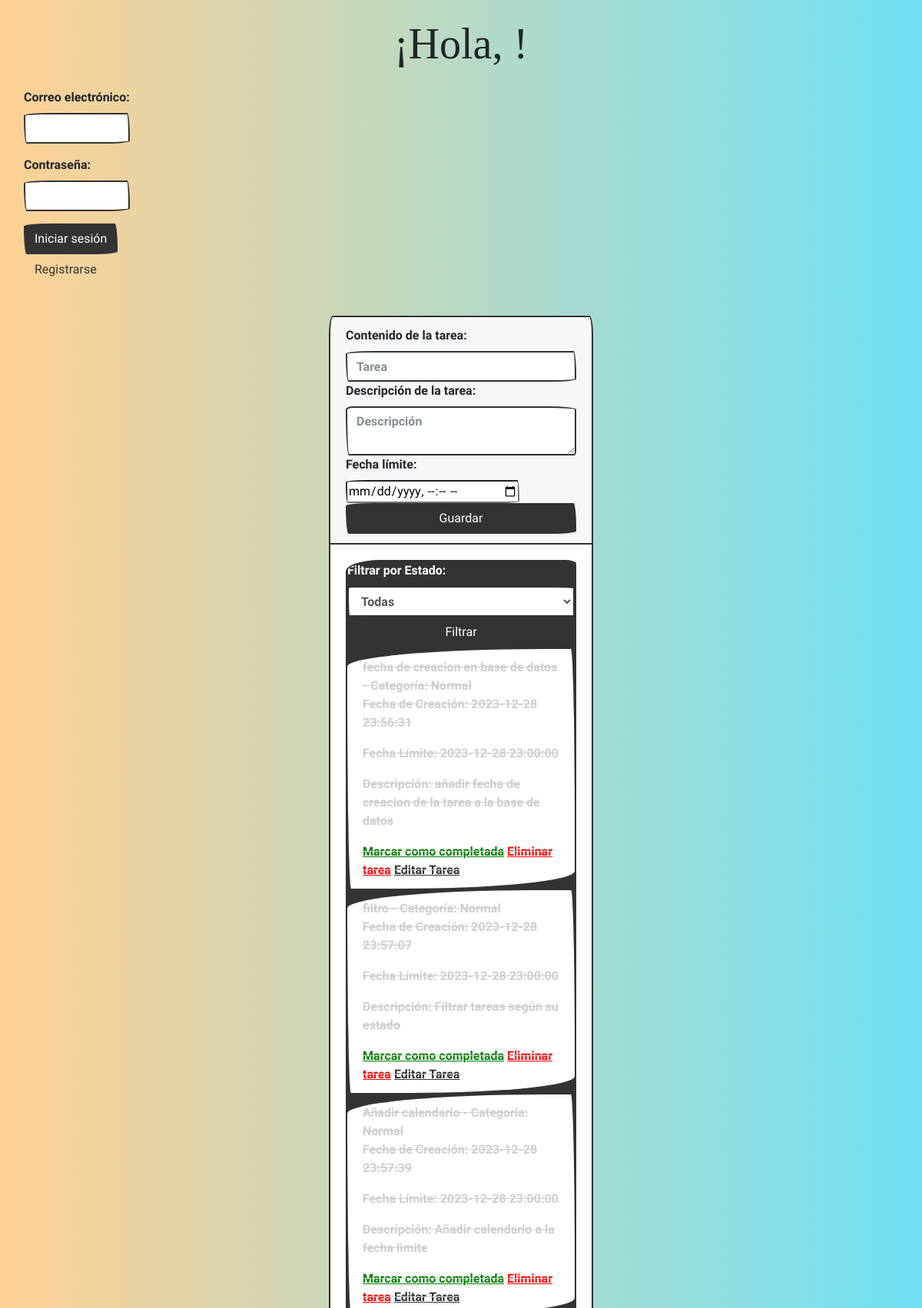
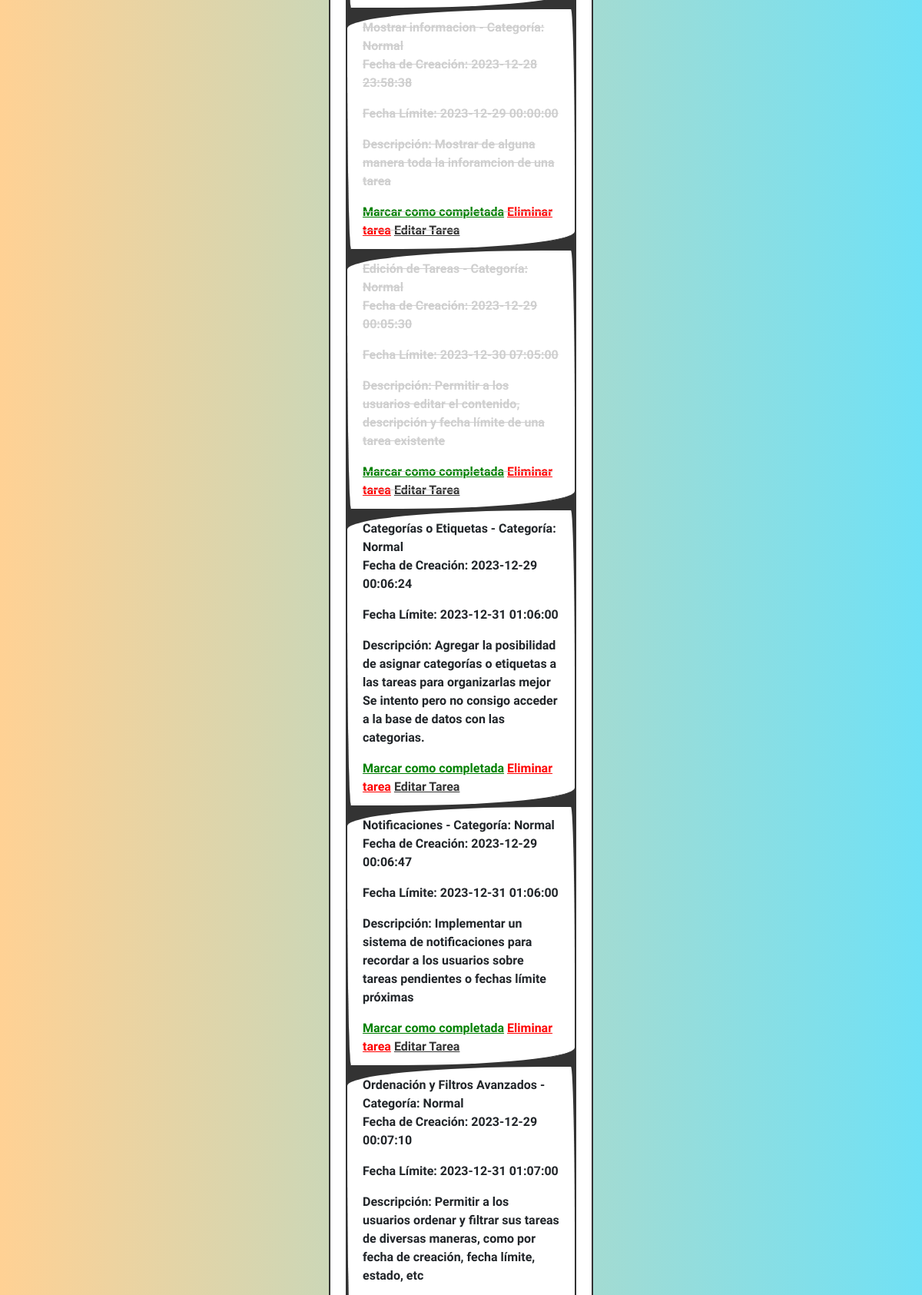
The page / (upper part) on the database its author committed (2 pictures, top to bottom).
### models.py (models this page shows, shortened)
class Tarea(Base):
    __tablename__ = "tarea"
    id = Column(Integer, primary_key=True,autoincrement=True)
    contenido = Column(String(200), nullable=False)
    hecha = Column(Boolean)
    fecha_creacion = Column(DateTime, default=func.now())
    fecha_limite = Column(DateTime, nullable=True)
    descripcion = Column(Text)
    categoria_id = Column(Integer, ForeignKey('categoria.id'))
    categoria = relationship('Categoria', back_populates='tareas')
    eliminada = Column(Boolean, default=False)
    usuario_id = Column(Integer, ForeignKey('usuario.id'))
    usuario = relationship('Usuario', back_populates='tareas')

class Categoria(Base):
    __tablename__ = 'categoria'
    id = Column(Integer, primary_key=True)
    nombre = Column(String, nullable=False)
    tareas = relationship('Tarea', back_populates='categoria')

### main.py (the view)
@app.route('/')
def home():
    todas_las_tareas = db_session.query(Tarea).filter_by(eliminada=False).all()
    usuario_actual = None
    if 'usuario_id' in session:
        usuario_actual = Usuario.query.get(session['usuario_id'])
    return render_template('index.html', lista_de_tareas=todas_las_tareas, datetime=datetime, usuario_actual=usuario_actual)

### templates/index.html (shortened to what this page needs)
<!DOCTYPE html>
<html lang="es">
<head>
    <h1 class="display-4 text-center mt-4 titulo">¡Hola, {{ usuario_actual.nombre }}!</h1>
    <link rel="stylesheet" href="{{url_for('static', filename='main.css')}}">
    <link rel="stylesheet" href="https://cdn.jsdelivr.net/npm/bootswatch@4.5.2/dist/sketchy/bootstrap.min.css">
</head>
<body>
    <div class="col-md-2">
        <form method="POST" action="{{ url_for('login') }}" class="p-3">
            <div class="form-group">
                <label for="email">Correo electrónico:</label>
                <input type="email" class="form-control" id="email" name="email" required>
            </div>
            <div class="form-group">
                <label for="password">Contraseña:</label>
                <input type="password" class="form-control" id="password" name="password" required>
            </div>
            <button type="submit" class="btn btn-primary">Iniciar sesión</button>
            <a href="{{ url_for('registro') }}" class="btn btn-link">Registrarse</a>
        </form>
    </div>
    <main class="container p-4">
        <div class="row">
            <div class="col-md-4 offset-md-4 my-auto">
                <div class="card">
                    <div class="card-header">
                        <form method="POST" action="{{ url_for('crear') }}">
                            <label for="contenido_tarea">Contenido de la tarea:</label>
                            <input type="text" name="contenido_tarea" placeholder="Tarea" class="form-control" autofocus required>
                            <label for="descripcion_tarea">Descripción de la tarea:</label>
                            <textarea name="descripcion_tarea" placeholder="Descripción" class="form-control"></textarea>
                            <label for="fecha_limite">Fecha límite:</label>
                            <input type="datetime-local" name="fecha_limite">
                            <button type="submit" class="btn btn-primary btn-block">Guardar</button>
                        </form>
                    </div>
                    <div class="card-body">
                        <ul class="list-group">
                            <form method="GET" action="{{ url_for('filtrar_tareas') }}" class="texto-blanco">
                                <label for="filtro_estado" class="texto-blanco centrado">Filtrar por Estado:</label>
                                <select name="filtro_estado" class="form-control">
                                    <option value="todas">Todas</option>
                                </select>
                                <button type="submit" class="btn btn-primary btn-block">Filtrar</button>
                            </form>
                            {% for tarea in lista_de_tareas %}
                                <li class="list-group-item">
                                    <div class="d-flex justify-content-between align-items-center">
                                        <div>
                                            <span class="{% if tarea.hecha == true %} tarea_hecha {% endif %}">
                                                {{ tarea.contenido }} - Categoría: {{ tarea.categoria.nombre }}
                                                <div class="dropdown">
                                                    <div id="dropdown{{ tarea.id }}" class="dropdown-content">
                                                        <div class="action-buttons">
                                                            <p><strong>Fecha de Creación:</strong> {{ tarea.fecha_creacion }}</p>
                                                            <p><strong>Fecha Límite:</strong> {{ tarea.fecha_limite }}</p>
                                                            <p><strong>Descripción:</strong> {{ tarea.descripcion }}</p>
                                                        </div>
                                                        <a href="/tarea-hecha/{{ tarea.id }}" class="verde">Marcar como completada</a>
                                                        <a href="/eliminar-tarea/{{ tarea.id }}" class="rojo">Eliminar tarea</a>
                                                        <a href="{{ url_for('editar_tarea', tarea_id=tarea.id) }}">Editar Tarea</a>
                                                    </div>
                                                </div>
                                            </span>
                                        </div>
                                    </div>
                                </li>
                            {% endfor %}
                        </ul>
                    </div>
                </div>
            </div>
        </div>
    </main>
</body>
</html>

### static/main.css (style rules this page uses)
.titulo { font-family: 'Permanent Marker', cursive; }
body { background: #70e1f5; background: -webkit-linear-gradient(to right, #ffd194, #70e1f5); background: linear-gradient(to right, #ffd194, #70e1f5); }
.tarea_hecha { text-decoration: line-through; color: #cfcfcf; }
.texto-blanco { color: white; }
.centrado { text-align: center; }
.verde { color: green; }
.rojo { color: red; }

### rows shown on the page
Tarea: contenido "fecha de creacion en base de datos", categoria.nombre "Normal", fecha_creacion "2023-12-28 23:56:31", fecha_limite "2023-12-28 23:00:00", descripcion "añadir fecha de creacion de la tarea a la base de datos"
Tarea: contenido "filtro", categoria.nombre "Normal", fecha_creacion "2023-12-28 23:57:07", fecha_limite "2023-12-28 23:00:00", descripcion "Filtrar tareas según su estado"
Tarea: contenido "Añadir calendario", categoria.nombre "Normal", fecha_creacion "2023-12-28 23:57:39", fecha_limite "2023-12-28 23:00:00", descripcion "Añadir calendario a la fecha limite"
Tarea: contenido "Mostrar informacion", categoria.nombre "Normal", fecha_creacion "2023-12-28 23:58:38", fecha_limite "2023-12-29 00:00:00", descripcion "Mostrar de alguna manera toda la inforamcion de una tarea"
Tarea: contenido "Edición de Tareas", categoria.nombre "Normal", fecha_creacion "2023-12-29 00:05:30", fecha_limite "2023-12-30 07:05:00", descripcion "Permitir a los usuarios editar el contenido, descripción y fecha límite de una tarea existente"
Tarea: contenido "Categorías o Etiquetas", categoria.nombre "Normal", fecha_creacion "2023-12-29 00:06:24", fecha_limite "2023-12-31 01:06:00", descripcion "Agregar la posibilidad de asignar categorías o etiquetas a las tareas para organizarlas mejor Se intento pero no consigo acceder a la base de datos con las categorias."
Tarea: contenido "Notificaciones", categoria.nombre "Normal", fecha_creacion "2023-12-29 00:06:47", fecha_limite "2023-12-31 01:06:00", descripcion "Implementar un sistema de notificaciones para recordar a los usuarios sobre tareas pendientes o fechas límite próximas"
Tarea: contenido "Ordenación y Filtros Avanzados", categoria.nombre "Normal", fecha_creacion "2023-12-29 00:07:10", fecha_limite "2023-12-31 01:07:00", descripcion "Permitir a los usuarios ordenar y filtrar sus tareas de diversas maneras, como por fecha de creación, fecha límite, estado, etc"
